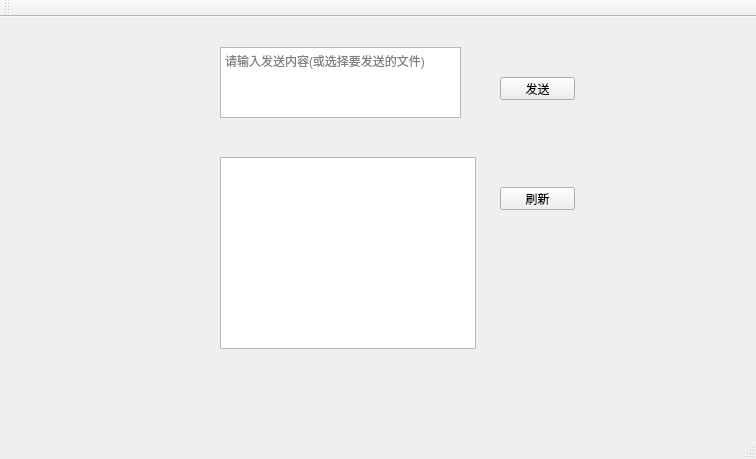
<?xml version="1.0" encoding="UTF-8"?>
<ui version="4.0">
 <class>MainWindow</class>
 <widget class="QMainWindow" name="MainWindow">
  <property name="geometry">
   <rect>
    <x>0</x>
    <y>0</y>
    <width>756</width>
    <height>459</height>
   </rect>
  </property>
  <property name="windowTitle">
   <string>MainWindow</string>
  </property>
  <widget class="QWidget" name="centralWidget">
   <widget class="QPushButton" name="sendButton">
    <property name="geometry">
     <rect>
      <x>500</x>
      <y>60</y>
      <width>75</width>
      <height>23</height>
     </rect>
    </property>
    <property name="text">
     <string>发送</string>
    </property>
   </widget>
   <widget class="QPushButton" name="refreshButton">
    <property name="geometry">
     <rect>
      <x>500</x>
      <y>170</y>
      <width>75</width>
      <height>23</height>
     </rect>
    </property>
    <property name="text">
     <string>刷新</string>
    </property>
   </widget>
   <widget class="QTextEdit" name="textEdit">
    <property name="geometry">
     <rect>
      <x>220</x>
      <y>30</y>
      <width>241</width>
      <height>71</height>
     </rect>
    </property>
    <property name="placeholderText">
     <string>请输入发送内容(或选择要发送的文件)</string>
    </property>
   </widget>
   <widget class="QListWidget" name="listWidget">
    <property name="geometry">
     <rect>
      <x>220</x>
      <y>140</y>
      <width>256</width>
      <height>192</height>
     </rect>
    </property>
   </widget>
  </widget>
  <widget class="QMenuBar" name="menuBar">
   <property name="geometry">
    <rect>
     <x>0</x>
     <y>0</y>
     <width>756</width>
     <height>23</height>
    </rect>
   </property>
  </widget>
  <widget class="QToolBar" name="mainToolBar">
   <attribute name="toolBarArea">
    <enum>TopToolBarArea</enum>
   </attribute>
   <attribute name="toolBarBreak">
    <bool>false</bool>
   </attribute>
  </widget>
  <widget class="QStatusBar" name="statusBar"/>
 </widget>
 <layoutdefault spacing="6" margin="11"/>
 <resources/>
 <connections/>
</ui>
